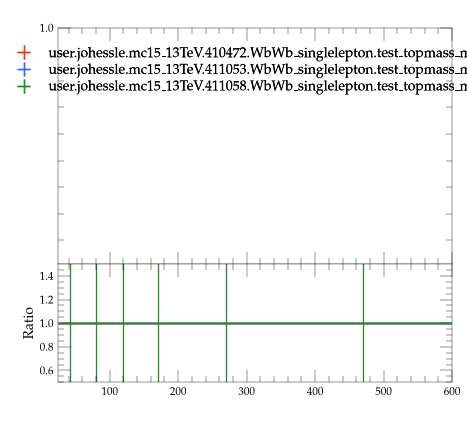

Write the Python code that produced this figure.
#! /usr/bin/env python3

# This Python script was auto-generated using YODA v2.1.2.
# Analysis object: /WbWb_singlelepton/pT_jet2
# Timestamp: 07-08-2026 (09:26:45)

import matplotlib as mpl
import matplotlib.pyplot as plt
mpl.use('Agg') # comment out for interactive use
import os
import numpy as np
from numpy import nan, inf

plotDir = os.path.split(os.path.realpath(__file__))[0]
if 'YODA_USER_PLOT_PATH' in globals():
    plot_outdir = globals()['YODA_USER_PLOT_PATH']
else:
    plot_outdir = plotDir

#plot style
plt.style.use(os.path.join(plotDir, '../default.mplstyle'))
# plot metadata
figW, figH = plt.rcParams['figure.figsize']
ax_xLabel = ''
ax_yLabel = ''
ax_title  = ''
ax_xScale = 'linear'
ax_yScale = 'linear'
xLims = (25.0, 600.0)
yLims = (0.11, 1.0)

# TeX-friendly labels for the legend
labels = {
  'legend' : ([ r"user.johessle.mc15\_13TeV.410472.WbWb\_singlelepton.test\_topmass\_mppui", r"user.johessle.mc15\_13TeV.411053.WbWb\_singlelepton.test\_topmass\_mppui", r"user.johessle.mc15\_13TeV.411058.WbWb\_singlelepton.test\_topmass\_mppui" ], r""),
}

# Adjust canvas width and height
canvasW = 10.0
canvasH = 9.0
figW *= canvasW/10.
figH *= canvasH/9.

# Create figure and axis objects
fig, (ax, ratio0_ax) = plt.subplots(2, 1, sharex=True,
                  figsize=(figW,figH), gridspec_kw={'height_ratios': (6.0, 3.0)})

# Set figure margins
plt.subplots_adjust(
    left   = 1.0 * plt.rcParams['figure.subplot.left'],
    right  = 1.0 * plt.rcParams['figure.subplot.right'],
    top    = 1.0 * plt.rcParams['figure.subplot.top'],
    bottom = 1.0 * plt.rcParams['figure.subplot.bottom'])

ratio0_ax.yaxis.set_major_locator(mpl.ticker.MultipleLocator(0.2))
ratio0_ax.set_ylim(0.5, 1.4999)
ratio0_ax.set_ylabel('Ratio')

# the numerical data is stored in a separate file
dataf = dict()
prefix = os.path.split(__file__)[0]
if prefix:    prefix = prefix + '/'
exec(open(prefix+'pT_jet2__data.py').read(), dataf)


legend_handles = dict() # keep track of handles for the legend

# style options for curves
# starts at zorder>=5 to draw curve on top of legend
styles = {
  'user.johessle.mc15_13TeV.410472.WbWb_singlelepton.test_topmass_mppui.yoda': {
    'color' : '#EE3311',
    'linestyle' : '-',
    'lineopacity' : 1.0,
    'linewidth' : 1,
    'marker' : 'none',
    'markersize' : 2,
    'capsize' : 0.0,
    'zorder' : 5,
    'histstyle' : 1,
    'drawstyle' : 'steps-pre',
    'xerrorbars' : 1,
    'yerrorbars' : 1,
    'fillcolor' : None,
    'fillopacity' : 1.0,
    'ratio0_linestyle' : '-',
    'ratio0_lineopacity' : 1.0,
    'ratio0_linewidth' : 1,
    'ratio0_marker' : 'none',
    'ratio0_markersize' : 2,
    'ratio0_capsize' : 0.0,
    'ratio0_zorder' : 5,
    'ratio0_histstyle' : 1,
    'ratio0_drawstyle' : 'steps-pre',
    'ratio0_xerrorbars' : 1,
    'ratio0_yerrorbars' : 1,
  },
  'user.johessle.mc15_13TeV.411053.WbWb_singlelepton.test_topmass_mppui.yoda': {
    'color' : '#3366FF',
    'linestyle' : '-',
    'lineopacity' : 1.0,
    'linewidth' : 1,
    'marker' : 'none',
    'markersize' : 2,
    'capsize' : 0.0,
    'zorder' : 6,
    'histstyle' : 1,
    'drawstyle' : 'steps-pre',
    'xerrorbars' : 1,
    'yerrorbars' : 1,
    'fillcolor' : None,
    'fillopacity' : 1.0,
    'ratio0_linestyle' : '-',
    'ratio0_lineopacity' : 1.0,
    'ratio0_linewidth' : 1,
    'ratio0_marker' : 'none',
    'ratio0_markersize' : 2,
    'ratio0_capsize' : 0.0,
    'ratio0_zorder' : 6,
    'ratio0_histstyle' : 1,
    'ratio0_drawstyle' : 'steps-pre',
    'ratio0_xerrorbars' : 1,
    'ratio0_yerrorbars' : 1,
  },
  'user.johessle.mc15_13TeV.411058.WbWb_singlelepton.test_topmass_mppui.yoda': {
    'color' : '#109618',
    'linestyle' : '-',
    'lineopacity' : 1.0,
    'linewidth' : 1,
    'marker' : 'none',
    'markersize' : 2,
    'capsize' : 0.0,
    'zorder' : 7,
    'histstyle' : 1,
    'drawstyle' : 'steps-pre',
    'xerrorbars' : 1,
    'yerrorbars' : 1,
    'fillcolor' : None,
    'fillopacity' : 1.0,
    'ratio0_linestyle' : '-',
    'ratio0_lineopacity' : 1.0,
    'ratio0_linewidth' : 1,
    'ratio0_marker' : 'none',
    'ratio0_markersize' : 2,
    'ratio0_capsize' : 0.0,
    'ratio0_zorder' : 7,
    'ratio0_histstyle' : 1,
    'ratio0_drawstyle' : 'steps-pre',
    'ratio0_xerrorbars' : 1,
    'ratio0_yerrorbars' : 1,
  },
}

# curve from input yoda files in main panel
for label, yvals in dataf['yvals'].items():
    if all(np.isnan(v) for v in dataf['yvals'][label]):
        continue
    tmp = None
    if styles[label]['histstyle']: # draw as histogram
        xpos = dataf['xedges'][label] if styles[label]['drawstyle'] else dataf['xpoints'][label]
        ypos = np.insert(yvals, 0, yvals[0]) if styles[label]['drawstyle'] else yvals
        if styles[label]['fillcolor']: # fill area below curve
            ax.fill_between(xpos, ypos, step='pre',
                            color=styles[label]['fillcolor'],
                            alpha=styles[label]['fillopacity'])
        tmp, = ax.plot(xpos, ypos,
                       color=styles[label]['color'],
                       linestyle=styles[label]['linestyle'],
                       alpha=styles[label]['lineopacity'],
                       linewidth=styles[label]['linewidth'],
                       drawstyle=styles[label]['drawstyle'], solid_joinstyle='miter',
                       zorder=styles[label]['zorder'], label=label)
    tmp = ax.errorbar(dataf['xpoints'][label], yvals,
                      xerr=np.array(dataf['xerrs'][label])*styles[label]['xerrorbars'],
                      yerr=np.array(dataf['yerrs'][label])*styles[label]['yerrorbars'],
                      fmt=styles[label]['marker'], capsize=styles[label]['capsize'],
                      alpha=styles[label]['lineopacity'],
                      markersize=styles[label]['markersize'],
                      ecolor=styles[label]['color'],
                      color=styles[label]['color'], zorder=styles[label]['zorder'])
    tmp[-1][0].set_linestyle(styles[label]['linestyle'])
    tmp[-1][0].set_linewidth(styles[label]['linewidth'])
    if label in dataf['add_legend_handle']:  legend_handles[label] = tmp
    for varLabel in dataf['variation_yvals'].keys():
        if varLabel.startswith(label):
            tmp, = ax.plot(dataf['xedges'][label], dataf['variation_yvals'][varLabel],
                           color=styles[label]['color'],
                           linestyle=styles[label]['linestyle'],
                           linewidth=styles[label]['linewidth'],
                           drawstyle='steps-pre', solid_joinstyle='miter',
                           zorder=styles[label]['zorder'], alpha=0.5)


# plots on ratio panel
# curve from input yoda files in ratio panel
for label, yvals in dataf['ratio0_yvals'].items():
    if all(np.isnan(v) for v in yvals):
        continue
    if styles[label]['ratio0_histstyle']: # plot as histogram
        xpos = dataf['xedges']['user.johessle.mc15_13TeV.410472.WbWb_singlelepton.test_topmass_mppui.yoda'] if styles[label]['ratio0_drawstyle'] else dataf['xpoints']['user.johessle.mc15_13TeV.410472.WbWb_singlelepton.test_topmass_mppui.yoda']
        ypos = np.insert(yvals, 0, yvals[0]) if styles[label]['ratio0_drawstyle'] else yvals
        ratio0_ax.plot(xpos, ypos,
                       color=styles[label]['color'],
                       linewidth=styles[label]['linewidth'],
                       linestyle=styles[label]['ratio0_linestyle'],
                       alpha=styles[label]['ratio0_lineopacity'],
                       drawstyle=styles[label]['ratio0_drawstyle'], zorder=styles[label]['zorder'],
                       solid_joinstyle='miter')
    tmp = ratio0_ax.errorbar(dataf['xpoints']['user.johessle.mc15_13TeV.410472.WbWb_singlelepton.test_topmass_mppui.yoda'], yvals,
                             xerr=np.array(dataf['ref_xerrs'])*styles[label]['ratio0_xerrorbars'],
                             yerr=np.array(dataf['ratio0_yerrs'][label])*styles[label]['ratio0_yerrorbars'],
                             fmt=styles[label]['ratio0_marker'], capsize=styles[label]['ratio0_capsize'],
                             alpha=styles[label]['ratio0_lineopacity'],
                             markersize=styles[label]['ratio0_markersize'],
                             ecolor=styles[label]['color'],
                             color=styles[label]['color'])
    tmp[-1][0].set_linestyle(styles[label]['ratio0_linestyle'])
    tmp[-1][0].set_linewidth(styles[label]['ratio0_linewidth'])

    for varlabel in dataf['ratio0_variation_vals'].keys():
        if varlabel.startswith(label):
            ratio0_ax.plot(dataf['xedges']['user.johessle.mc15_13TeV.410472.WbWb_singlelepton.test_topmass_mppui.yoda'],
                            dataf['ratio0_variation_vals'][varlabel],
                            color=styles[label]['color'],
                            linestyle=styles[label]['linestyle'],
                            linewidth=styles[label]['linewidth'],
                            drawstyle='steps-pre', solid_joinstyle='miter',
                            zorder=1, alpha=0.5)

legend_items = list(legend_handles.values())
ax.add_artist(ax.legend(legend_items,
                        labels['legend'][0],
                        title=labels['legend'][1],
                        alignment='left',
                        loc='upper center',
                        bbox_to_anchor=(0.5, 0.97)))

# set plot metadata as defined above
ratio0_ax.set_xlabel(ax_xLabel)
ratio0_ax.xaxis.set_label_coords(1., -0.15)
ax.set_ylabel(ax_yLabel, ha='right', va='top')
ax.yaxis.set_label_coords(-0.11, 1.0)
ax.set_title(ax_title, loc='left')
ax.set_xscale(ax_xScale)
ax.set_yscale(ax_yScale)
ratio0_ax.set_yscale('linear')
ax.set_xlim(xLims)
ax.set_ylim(yLims)

# tick formatting
plt.rcParams['xtick.top'] = True
plt.rcParams['ytick.right'] = True
ax.yaxis.set_major_locator(mpl.ticker.LogLocator(base=10.0, numticks=np.inf))
ax.yaxis.set_minor_locator(mpl.ticker.LogLocator(
                           base=10.0, subs=np.arange(0.1, 1, 0.1), numticks=np.inf))
fig.align_ylabels((ax, ratio0_ax))
plt.savefig(os.path.join(plot_outdir, 'pT_jet2.pdf'), format='PDF')
plt.savefig(os.path.join(plot_outdir, 'pT_jet2.png'), format='PNG')

plt.close(fig)
